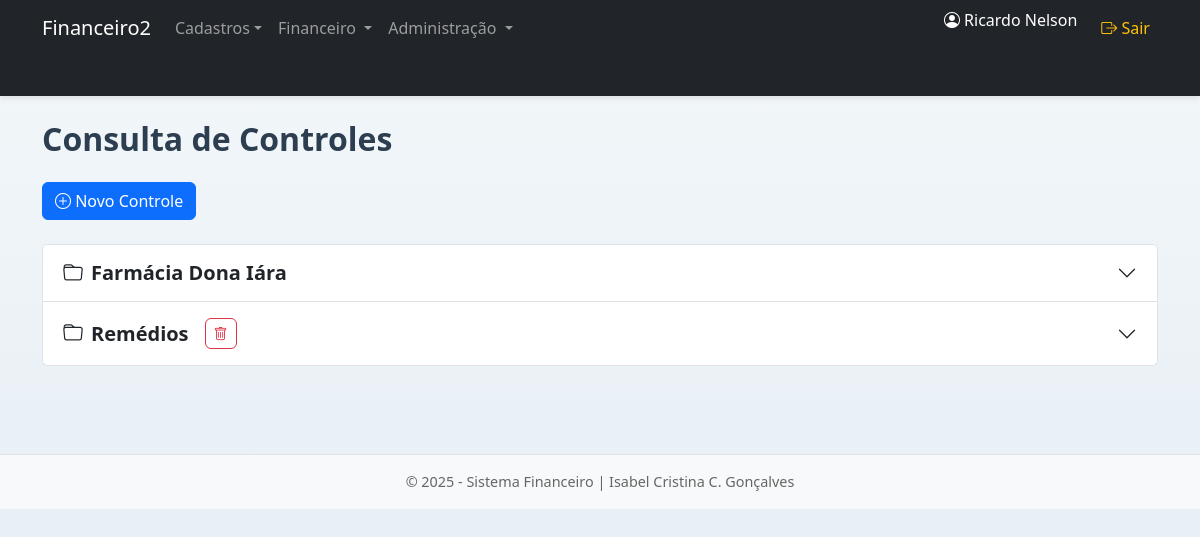
Screenshot of /public/index.php?path=controle (signed in) with the database file from the repository.
### tables this page shows
CREATE TABLE `grupo_controle` (
  `id` int NOT NULL AUTO_INCREMENT,
  `descricao` varchar(255) NOT NULL,
  `ativo` tinyint(1) DEFAULT '1',
  PRIMARY KEY (`id`)
);

### controllers/ControleController.php (called while the page is built, shortened)
<?php
function listar_controles($pdo) {
    $model = new Controle($pdo);
    $grupos = $model->listarGrupos();
    include __DIR__ . '/../views/layout.php';
}

### public/index.php (called while the page is built, shortened)
<?php
require_once '../routes/web.php';
?>

### config/autoload.php (called while the page is built, shortened)
<?php
spl_autoload_register(function ($classe) {
    $pastas = ['../models/', '../controllers/'];
    foreach ($pastas as $pasta) {
        $arquivo = $pasta . $classe . '.php';
        if (file_exists($arquivo)) {
            return;
        }
    }
});

### models/Controle.php (called while the page is built, shortened)
<?php
class Controle {
    private $pdo;
    public function __construct($pdo) {
        $this->pdo = $pdo;
    }
    public function listarGrupos() {
        $stmt = $this->pdo->query("SELECT * FROM grupo_controle WHERE ativo = 1 ORDER BY descricao");
        return $stmt->fetchAll();
    }
}

### views/controle/index.php (the view, shortened to what this page needs)
<h2 class="mb-4">Consulta de Controles</h2>
<a href="?path=controle_novo" class="btn btn-primary mb-4">
  <i class="bi bi-plus-circle"></i> Novo Controle
</a>
<?php
$controles_por_grupo = [];
$desagrupados = [];
foreach ($controles as $ctrl) {
    if (empty($ctrl['grupo_id'])) {
        $desagrupados[] = $ctrl;
    } else {
        $controles_por_grupo[$ctrl['grupo_id']][] = $ctrl;
    }
}
?>
<div class="accordion" id="accordionControles">
  <?php foreach ($grupos as $grupo): ?>
  <div class="accordion-item">
    <h2 class="accordion-header" id="grupo-<?= $grupo['id'] ?>">
      <button class="accordion-button collapsed" type="button" data-bs-toggle="collapse" data-bs-target="#collapse-<?= $grupo['id'] ?>">
        <span class="fs-5 fw-bold"><i class="bi bi-folder me-2"></i><?= htmlspecialchars($grupo['descricao']) ?></span>
        <?php if (empty($controles_por_grupo[$grupo['id']])): ?>
          <a href="?path=grupo_excluir&id=<?= $grupo['id'] ?>" class="btn btn-sm btn-outline-danger ms-3" title="Excluir grupo vazio" onclick="return confirm('Deseja excluir este grupo?')">
            <i class="bi bi-trash"></i>
          </a>
        <?php endif; ?>
      </button>
    </h2>
  </div>
  <?php endforeach; ?>
</div>

### public/assets/css/style.css (style rules this page uses)
body { background: linear-gradient(to bottom, #f3f7fa, #e2ecf3); min-height: 100vh; margin: 0; font-family: "Segoe UI", Tahoma, Geneva, Verdana, sans-serif; }
h2 { font-weight: 600; color: #2c3e50; }
.btn { border-radius: 6px; }
.btn-outline-primary, .btn-outline-danger { transition: all 0.2s ease-in-out; }

### rows the page displays
grupo_controle: descricao "Farmácia Dona Iára"
grupo_controle: descricao "Remédios"

### other values shown
$_SESSION['usuario_nome'] "Ricardo Nelson"
